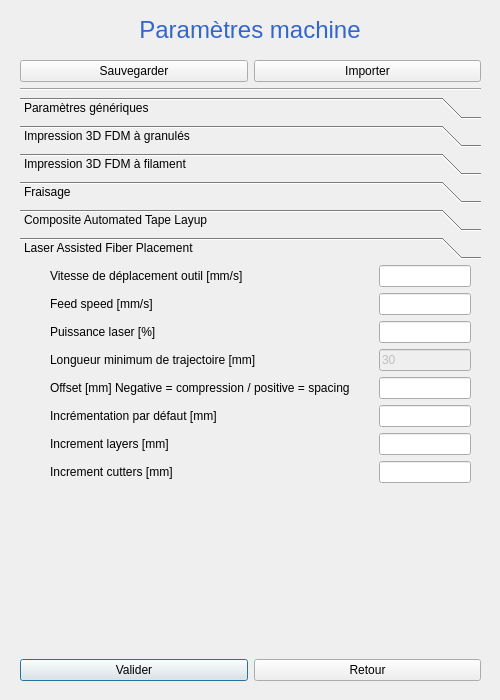
<?xml version="1.0" encoding="UTF-8"?>
<ui version="4.0">
 <class>Dialog_parameters</class>
 <widget class="QDialog" name="Dialog_parameters">
  <property name="windowModality">
   <enum>Qt::NonModal</enum>
  </property>
  <property name="geometry">
   <rect>
    <x>0</x>
    <y>0</y>
    <width>500</width>
    <height>700</height>
   </rect>
  </property>
  <property name="minimumSize">
   <size>
    <width>500</width>
    <height>700</height>
   </size>
  </property>
  <property name="maximumSize">
   <size>
    <width>500</width>
    <height>700</height>
   </size>
  </property>
  <property name="windowTitle">
   <string>Dialog</string>
  </property>
  <widget class="QLabel" name="labelTitle_machineParameters">
   <property name="geometry">
    <rect>
     <x>0</x>
     <y>0</y>
     <width>500</width>
     <height>60</height>
    </rect>
   </property>
   <property name="font">
    <font>
     <family>MS Shell Dlg 2</family>
    </font>
   </property>
   <property name="text">
    <string>&lt;html&gt;&lt;head/&gt;&lt;body&gt;&lt;p&gt;&lt;span style=&quot; font-size:18pt; color:#3366cc;&quot;&gt;Paramètres machine&lt;/span&gt;&lt;/p&gt;&lt;/body&gt;&lt;/html&gt;</string>
   </property>
   <property name="alignment">
    <set>Qt::AlignCenter</set>
   </property>
  </widget>
  <widget class="QWidget" name="horizontalLayoutWidget">
   <property name="geometry">
    <rect>
     <x>20</x>
     <y>650</y>
     <width>461</width>
     <height>41</height>
    </rect>
   </property>
   <layout class="QHBoxLayout" name="horizontalLayout_validateReturn">
    <item>
     <widget class="QPushButton" name="pushButton_validation">
      <property name="text">
       <string>Valider</string>
      </property>
     </widget>
    </item>
    <item>
     <widget class="QPushButton" name="pushButton_return">
      <property name="text">
       <string>Retour</string>
      </property>
     </widget>
    </item>
   </layout>
  </widget>
  <widget class="QWidget" name="verticalLayoutWidget">
   <property name="geometry">
    <rect>
     <x>20</x>
     <y>60</y>
     <width>461</width>
     <height>581</height>
    </rect>
   </property>
   <layout class="QVBoxLayout" name="verticalLayout">
    <item>
     <layout class="QHBoxLayout" name="horizontalLayout">
      <item>
       <widget class="QPushButton" name="pushButton_save_param">
        <property name="text">
         <string>Sauvegarder</string>
        </property>
       </widget>
      </item>
      <item>
       <widget class="QPushButton" name="pushButton_import_param">
        <property name="text">
         <string>Importer</string>
        </property>
       </widget>
      </item>
     </layout>
    </item>
    <item>
     <widget class="Line" name="line">
      <property name="orientation">
       <enum>Qt::Horizontal</enum>
      </property>
     </widget>
    </item>
    <item>
     <widget class="QToolBox" name="toolBox">
      <property name="currentIndex">
       <number>5</number>
      </property>
      <widget class="QWidget" name="Generiques">
       <property name="geometry">
        <rect>
         <x>0</x>
         <y>0</y>
         <width>459</width>
         <height>346</height>
        </rect>
       </property>
       <attribute name="label">
        <string>Paramètres génériques</string>
       </attribute>
       <widget class="QWidget" name="gridLayoutWidget">
        <property name="geometry">
         <rect>
          <x>30</x>
          <y>0</y>
          <width>431</width>
          <height>341</height>
         </rect>
        </property>
        <layout class="QGridLayout" name="gridLayout">
         <item row="2" column="0">
          <widget class="QLabel" name="label_3">
           <property name="text">
            <string>Vitesse outil [mm/s]</string>
           </property>
          </widget>
         </item>
         <item row="1" column="2">
          <widget class="QLineEdit" name="lineEdit_gen_retractSpeed"/>
         </item>
         <item row="1" column="0">
          <widget class="QLabel" name="label_2">
           <property name="text">
            <string>Vitesse de retrait [mm/s]</string>
           </property>
          </widget>
         </item>
         <item row="2" column="2">
          <widget class="QLineEdit" name="lineEdit_gen_toolSpeed"/>
         </item>
         <item row="0" column="2">
          <widget class="QLineEdit" name="lineEdit_gen_approachSpeed"/>
         </item>
         <item row="0" column="1">
          <spacer name="horizontalSpacer">
           <property name="orientation">
            <enum>Qt::Horizontal</enum>
           </property>
           <property name="sizeHint" stdset="0">
            <size>
             <width>40</width>
             <height>20</height>
            </size>
           </property>
          </spacer>
         </item>
         <item row="0" column="0">
          <widget class="QLabel" name="label">
           <property name="text">
            <string>Vitesse d'approche [mm/s]</string>
           </property>
          </widget>
         </item>
         <item row="4" column="2">
          <widget class="QLineEdit" name="lineEdit_distSecu"/>
         </item>
         <item row="4" column="0">
          <widget class="QLabel" name="label_distSecu">
           <property name="text">
            <string>Distance de sécurité [mm]</string>
           </property>
          </widget>
         </item>
         <item row="5" column="0">
          <spacer name="verticalSpacer">
           <property name="orientation">
            <enum>Qt::Vertical</enum>
           </property>
           <property name="sizeHint" stdset="0">
            <size>
             <width>20</width>
             <height>40</height>
            </size>
           </property>
          </spacer>
         </item>
         <item row="3" column="0">
          <widget class="QLabel" name="label_travelSpeed">
           <property name="text">
            <string>Avance rapide [mm/s]</string>
           </property>
          </widget>
         </item>
         <item row="3" column="2">
          <widget class="QLineEdit" name="lineEdit_travelSpeed"/>
         </item>
        </layout>
       </widget>
      </widget>
      <widget class="QWidget" name="FDM_pellet">
       <property name="geometry">
        <rect>
         <x>0</x>
         <y>0</y>
         <width>459</width>
         <height>346</height>
        </rect>
       </property>
       <attribute name="label">
        <string>Impression 3D FDM à granulés</string>
       </attribute>
       <widget class="QWidget" name="gridLayoutWidget_6">
        <property name="geometry">
         <rect>
          <x>29</x>
          <y>0</y>
          <width>431</width>
          <height>341</height>
         </rect>
        </property>
        <layout class="QGridLayout" name="gridLayout_6">
         <item row="5" column="0">
          <widget class="QLabel" name="label_26">
           <property name="text">
            <string>Diametre d'extrusion [mm]</string>
           </property>
          </widget>
         </item>
         <item row="4" column="0">
          <widget class="QLabel" name="label_25">
           <property name="text">
            <string>Distance de rétraction [mm]</string>
           </property>
          </widget>
         </item>
         <item row="0" column="2">
          <widget class="QLineEdit" name="lineEdit_FDM_pellet_screwSpeed"/>
         </item>
         <item row="2" column="2">
          <widget class="QLineEdit" name="lineEdit_FDM_pellet_perimeterSpeed"/>
         </item>
         <item row="5" column="2">
          <widget class="QLineEdit" name="lineEdit_FDM_pellet_extrusionDiameter"/>
         </item>
         <item row="0" column="0">
          <widget class="QLabel" name="label_21">
           <property name="text">
            <string>Vitesse vis [tr/min]</string>
           </property>
          </widget>
         </item>
         <item row="3" column="2">
          <widget class="QLineEdit" name="lineEdit_FDM_pellet_temperature"/>
         </item>
         <item row="1" column="0">
          <widget class="QLabel" name="label_22">
           <property name="text">
            <string>Vitesse de remplissage [mm/s]</string>
           </property>
          </widget>
         </item>
         <item row="3" column="0">
          <widget class="QLabel" name="label_24">
           <property name="text">
            <string>Température d'extrudeur [°C]</string>
           </property>
          </widget>
         </item>
         <item row="0" column="1">
          <spacer name="horizontalSpacer_6">
           <property name="orientation">
            <enum>Qt::Horizontal</enum>
           </property>
           <property name="sizeHint" stdset="0">
            <size>
             <width>40</width>
             <height>20</height>
            </size>
           </property>
          </spacer>
         </item>
         <item row="1" column="2">
          <widget class="QLineEdit" name="lineEdit_FDM_pellet_infillSpeed"/>
         </item>
         <item row="2" column="0">
          <widget class="QLabel" name="label_23">
           <property name="text">
            <string>Vitesse de contournage [mm/s]</string>
           </property>
          </widget>
         </item>
         <item row="4" column="2">
          <widget class="QLineEdit" name="lineEdit_FDM_pellet_retractionDistance"/>
         </item>
         <item row="6" column="0">
          <spacer name="verticalSpacer_2">
           <property name="orientation">
            <enum>Qt::Vertical</enum>
           </property>
           <property name="sizeHint" stdset="0">
            <size>
             <width>20</width>
             <height>40</height>
            </size>
           </property>
          </spacer>
         </item>
        </layout>
       </widget>
      </widget>
      <widget class="QWidget" name="FDM_filament">
       <property name="geometry">
        <rect>
         <x>0</x>
         <y>0</y>
         <width>459</width>
         <height>346</height>
        </rect>
       </property>
       <attribute name="label">
        <string>Impression 3D FDM à filament</string>
       </attribute>
       <widget class="QWidget" name="gridLayoutWidget_2">
        <property name="geometry">
         <rect>
          <x>30</x>
          <y>0</y>
          <width>431</width>
          <height>341</height>
         </rect>
        </property>
        <layout class="QGridLayout" name="gridLayout_2">
         <item row="4" column="0">
          <widget class="QLabel" name="label_20">
           <property name="text">
            <string>Extrusion diameter [mm]</string>
           </property>
          </widget>
         </item>
         <item row="5" column="2">
          <widget class="QLineEdit" name="lineEdit_FDM_filam_temperature"/>
         </item>
         <item row="1" column="0">
          <widget class="QLabel" name="label_5">
           <property name="text">
            <string>Vitesse de déplacement remplissage [mm/s]</string>
           </property>
          </widget>
         </item>
         <item row="5" column="0">
          <widget class="QLabel" name="label_6">
           <property name="text">
            <string>Température d'extrusion [°C]</string>
           </property>
          </widget>
         </item>
         <item row="2" column="2">
          <widget class="QLineEdit" name="lineEdit_FDM_filam_relativFilamentSpeed"/>
         </item>
         <item row="3" column="2">
          <widget class="QLineEdit" name="lineEdit_FDM_filam_filamentSpeed"/>
         </item>
         <item row="3" column="0">
          <widget class="QLabel" name="label_19">
           <property name="text">
            <string>Filament speed [mm/s]</string>
           </property>
          </widget>
         </item>
         <item row="5" column="1">
          <spacer name="horizontalSpacer_2">
           <property name="orientation">
            <enum>Qt::Horizontal</enum>
           </property>
           <property name="sizeHint" stdset="0">
            <size>
             <width>40</width>
             <height>20</height>
            </size>
           </property>
          </spacer>
         </item>
         <item row="4" column="2">
          <widget class="QLineEdit" name="lineEdit_FDM_filam_extrusionDiameter"/>
         </item>
         <item row="0" column="0">
          <widget class="QLabel" name="label_4">
           <property name="text">
            <string>Vitesse de déplacement contours [mm/s]</string>
           </property>
          </widget>
         </item>
         <item row="2" column="0">
          <widget class="QLabel" name="label_18">
           <property name="text">
            <string>Relative filament speed [mm/s]</string>
           </property>
          </widget>
         </item>
         <item row="1" column="2">
          <widget class="QLineEdit" name="lineEdit_FDM_filam_ifillSpeed"/>
         </item>
         <item row="0" column="2">
          <widget class="QLineEdit" name="lineEdit_FDM_filam_perimeterSpeed"/>
         </item>
         <item row="6" column="0">
          <spacer name="verticalSpacer_3">
           <property name="orientation">
            <enum>Qt::Vertical</enum>
           </property>
           <property name="sizeHint" stdset="0">
            <size>
             <width>20</width>
             <height>40</height>
            </size>
           </property>
          </spacer>
         </item>
        </layout>
       </widget>
      </widget>
      <widget class="QWidget" name="Milling">
       <property name="geometry">
        <rect>
         <x>0</x>
         <y>0</y>
         <width>459</width>
         <height>346</height>
        </rect>
       </property>
       <attribute name="label">
        <string>Fraisage</string>
       </attribute>
       <widget class="QWidget" name="gridLayoutWidget_3">
        <property name="geometry">
         <rect>
          <x>30</x>
          <y>0</y>
          <width>431</width>
          <height>341</height>
         </rect>
        </property>
        <layout class="QGridLayout" name="gridLayout_3">
         <item row="0" column="1">
          <spacer name="horizontalSpacer_3">
           <property name="orientation">
            <enum>Qt::Horizontal</enum>
           </property>
           <property name="sizeHint" stdset="0">
            <size>
             <width>40</width>
             <height>20</height>
            </size>
           </property>
          </spacer>
         </item>
         <item row="3" column="2">
          <widget class="QLineEdit" name="lineEdit_mill_toolDiameter"/>
         </item>
         <item row="0" column="2">
          <widget class="QLineEdit" name="lineEdit_mill_moveSpeed"/>
         </item>
         <item row="2" column="0">
          <widget class="QLabel" name="label_17">
           <property name="text">
            <string>Compensation outil</string>
           </property>
          </widget>
         </item>
         <item row="3" column="0">
          <widget class="QLabel" name="label_8">
           <property name="text">
            <string>Diamètre outil [mm]</string>
           </property>
          </widget>
         </item>
         <item row="1" column="2">
          <widget class="QLineEdit" name="lineEdit_mill_toolSpeedRot"/>
         </item>
         <item row="2" column="2">
          <widget class="QCheckBox" name="checkBox_mill_compensateTool">
           <property name="text">
            <string/>
           </property>
          </widget>
         </item>
         <item row="0" column="0">
          <widget class="QLabel" name="label_14">
           <property name="text">
            <string>Vitesse de déplacement outil [mm/s]</string>
           </property>
          </widget>
         </item>
         <item row="1" column="0">
          <widget class="QLabel" name="label_9">
           <property name="text">
            <string>Vitesse broche [tr/min]</string>
           </property>
          </widget>
         </item>
         <item row="4" column="0">
          <spacer name="verticalSpacer_4">
           <property name="orientation">
            <enum>Qt::Vertical</enum>
           </property>
           <property name="sizeHint" stdset="0">
            <size>
             <width>20</width>
             <height>40</height>
            </size>
           </property>
          </spacer>
         </item>
        </layout>
       </widget>
      </widget>
      <widget class="QWidget" name="Air_tape">
       <property name="geometry">
        <rect>
         <x>0</x>
         <y>0</y>
         <width>459</width>
         <height>346</height>
        </rect>
       </property>
       <attribute name="label">
        <string>Composite Automated Tape Layup</string>
       </attribute>
       <widget class="QWidget" name="gridLayoutWidget_4">
        <property name="geometry">
         <rect>
          <x>30</x>
          <y>0</y>
          <width>421</width>
          <height>341</height>
         </rect>
        </property>
        <layout class="QGridLayout" name="gridLayout_4">
         <item row="0" column="0">
          <widget class="QLabel" name="label_15">
           <property name="text">
            <string>Vitesse de déplacement outil [mm/s]</string>
           </property>
          </widget>
         </item>
         <item row="0" column="1">
          <spacer name="horizontalSpacer_4">
           <property name="orientation">
            <enum>Qt::Horizontal</enum>
           </property>
           <property name="sizeHint" stdset="0">
            <size>
             <width>40</width>
             <height>20</height>
            </size>
           </property>
          </spacer>
         </item>
         <item row="0" column="2">
          <widget class="QLineEdit" name="lineEdit_airTape_speed"/>
         </item>
         <item row="1" column="0">
          <spacer name="verticalSpacer_5">
           <property name="orientation">
            <enum>Qt::Vertical</enum>
           </property>
           <property name="sizeHint" stdset="0">
            <size>
             <width>20</width>
             <height>40</height>
            </size>
           </property>
          </spacer>
         </item>
        </layout>
       </widget>
      </widget>
      <widget class="QWidget" name="Laser_tape">
       <property name="geometry">
        <rect>
         <x>0</x>
         <y>0</y>
         <width>459</width>
         <height>346</height>
        </rect>
       </property>
       <attribute name="label">
        <string>Laser Assisted Fiber Placement</string>
       </attribute>
       <widget class="QWidget" name="gridLayoutWidget_5">
        <property name="geometry">
         <rect>
          <x>30</x>
          <y>0</y>
          <width>421</width>
          <height>341</height>
         </rect>
        </property>
        <layout class="QGridLayout" name="gridLayout_5">
         <item row="0" column="0">
          <widget class="QLabel" name="label_16">
           <property name="text">
            <string>Vitesse de déplacement outil [mm/s]</string>
           </property>
          </widget>
         </item>
         <item row="2" column="0">
          <widget class="QLabel" name="label_13">
           <property name="text">
            <string>Puissance laser [%]</string>
           </property>
          </widget>
         </item>
         <item row="0" column="2">
          <widget class="QLineEdit" name="lineEdit_laserTape_toolSpeed"/>
         </item>
         <item row="0" column="1">
          <spacer name="horizontalSpacer_5">
           <property name="orientation">
            <enum>Qt::Horizontal</enum>
           </property>
           <property name="sizeHint" stdset="0">
            <size>
             <width>40</width>
             <height>20</height>
            </size>
           </property>
          </spacer>
         </item>
         <item row="2" column="2">
          <widget class="QLineEdit" name="lineEdit_laserTape_laserPower"/>
         </item>
         <item row="3" column="2">
          <widget class="QLineEdit" name="lineEdit_minTrajLen">
           <property name="enabled">
            <bool>false</bool>
           </property>
           <property name="text">
            <string>30</string>
           </property>
          </widget>
         </item>
         <item row="6" column="0">
          <widget class="QLabel" name="label_layIncr">
           <property name="text">
            <string>Increment layers [mm]</string>
           </property>
          </widget>
         </item>
         <item row="4" column="2">
          <widget class="QLineEdit" name="lineEdit_offset"/>
         </item>
         <item row="1" column="0">
          <widget class="QLabel" name="label_feedSpeed">
           <property name="text">
            <string>Feed speed [mm/s]</string>
           </property>
          </widget>
         </item>
         <item row="4" column="0">
          <widget class="QLabel" name="label_offset">
           <property name="text">
            <string>Offset [mm] Negative = compression / positive = spacing</string>
           </property>
          </widget>
         </item>
         <item row="5" column="0">
          <widget class="QLabel" name="label_incr">
           <property name="text">
            <string>Incrémentation par défaut [mm]</string>
           </property>
          </widget>
         </item>
         <item row="8" column="0">
          <spacer name="verticalSpacer_6">
           <property name="orientation">
            <enum>Qt::Vertical</enum>
           </property>
           <property name="sizeHint" stdset="0">
            <size>
             <width>20</width>
             <height>40</height>
            </size>
           </property>
          </spacer>
         </item>
         <item row="3" column="0">
          <widget class="QLabel" name="label_minTrajLen">
           <property name="text">
            <string>Longueur minimum de trajectoire [mm]</string>
           </property>
          </widget>
         </item>
         <item row="6" column="2">
          <widget class="QLineEdit" name="lineEdit_layIncr"/>
         </item>
         <item row="1" column="2">
          <widget class="QLineEdit" name="lineEdit_feedSpeed"/>
         </item>
         <item row="5" column="2">
          <widget class="QLineEdit" name="lineEdit_incr"/>
         </item>
         <item row="7" column="0">
          <widget class="QLabel" name="label_cutIncr">
           <property name="text">
            <string>Increment cutters [mm]</string>
           </property>
          </widget>
         </item>
         <item row="7" column="2">
          <widget class="QLineEdit" name="lineEdit_cutIncr"/>
         </item>
        </layout>
       </widget>
      </widget>
     </widget>
    </item>
   </layout>
  </widget>
 </widget>
 <tabstops>
  <tabstop>pushButton_import_param</tabstop>
  <tabstop>lineEdit_gen_approachSpeed</tabstop>
  <tabstop>lineEdit_gen_retractSpeed</tabstop>
  <tabstop>lineEdit_gen_toolSpeed</tabstop>
  <tabstop>lineEdit_travelSpeed</tabstop>
  <tabstop>lineEdit_distSecu</tabstop>
  <tabstop>lineEdit_FDM_pellet_screwSpeed</tabstop>
  <tabstop>lineEdit_FDM_pellet_infillSpeed</tabstop>
  <tabstop>lineEdit_FDM_pellet_perimeterSpeed</tabstop>
  <tabstop>lineEdit_FDM_pellet_temperature</tabstop>
  <tabstop>lineEdit_FDM_pellet_retractionDistance</tabstop>
  <tabstop>lineEdit_FDM_pellet_extrusionDiameter</tabstop>
  <tabstop>lineEdit_FDM_filam_perimeterSpeed</tabstop>
  <tabstop>lineEdit_FDM_filam_ifillSpeed</tabstop>
  <tabstop>lineEdit_FDM_filam_relativFilamentSpeed</tabstop>
  <tabstop>lineEdit_FDM_filam_filamentSpeed</tabstop>
  <tabstop>lineEdit_FDM_filam_extrusionDiameter</tabstop>
  <tabstop>lineEdit_FDM_filam_temperature</tabstop>
  <tabstop>lineEdit_mill_moveSpeed</tabstop>
  <tabstop>lineEdit_mill_toolSpeedRot</tabstop>
  <tabstop>checkBox_mill_compensateTool</tabstop>
  <tabstop>lineEdit_mill_toolDiameter</tabstop>
  <tabstop>lineEdit_airTape_speed</tabstop>
  <tabstop>lineEdit_laserTape_toolSpeed</tabstop>
  <tabstop>lineEdit_feedSpeed</tabstop>
  <tabstop>lineEdit_laserTape_laserPower</tabstop>
  <tabstop>lineEdit_minTrajLen</tabstop>
  <tabstop>lineEdit_offset</tabstop>
  <tabstop>lineEdit_incr</tabstop>
  <tabstop>lineEdit_layIncr</tabstop>
  <tabstop>lineEdit_cutIncr</tabstop>
  <tabstop>pushButton_validation</tabstop>
  <tabstop>pushButton_return</tabstop>
  <tabstop>pushButton_save_param</tabstop>
 </tabstops>
 <resources/>
 <connections/>
</ui>
